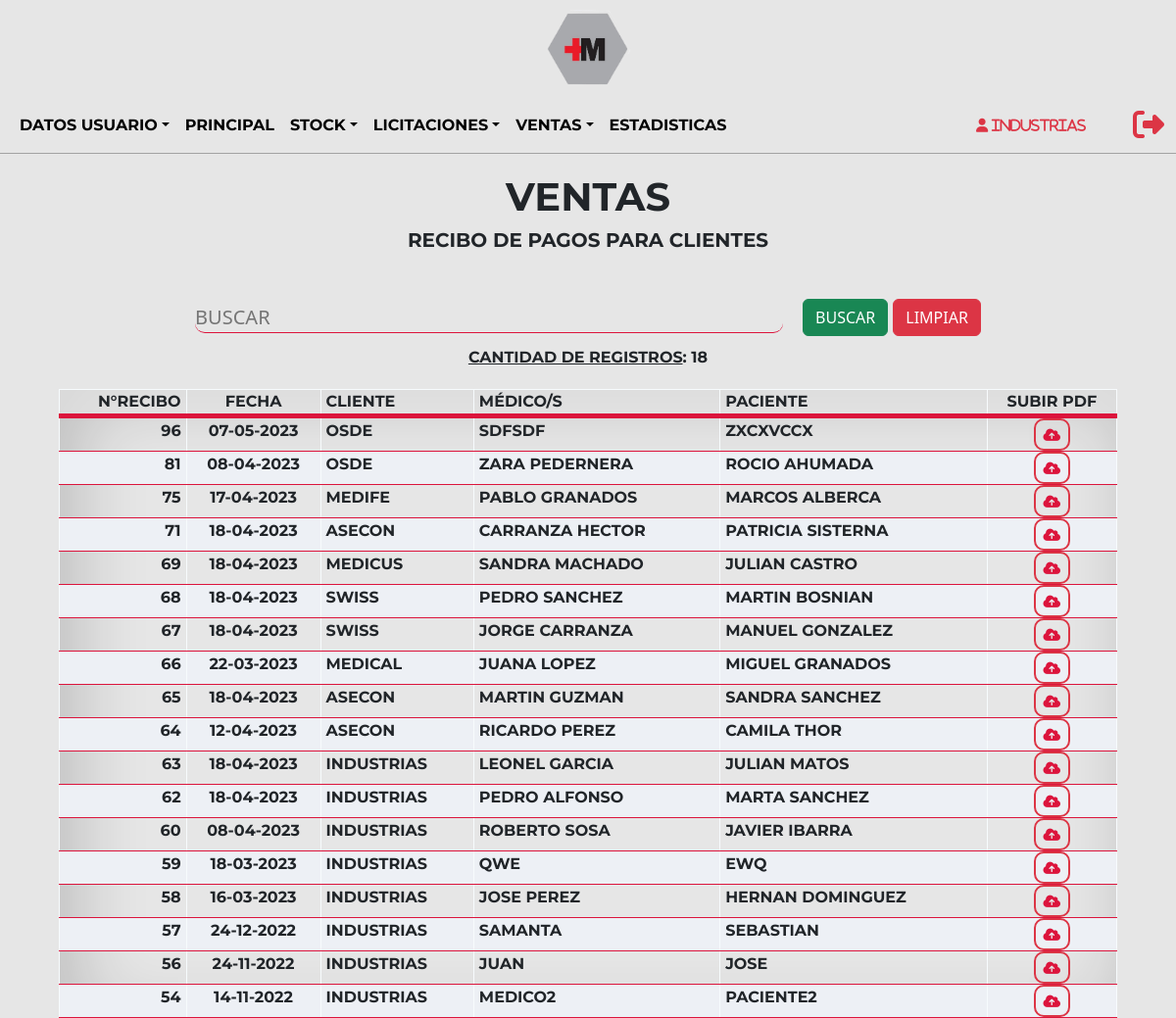
The page /Sistema/Ventas/recibo.php?ok (signed in) on the database its author committed.
### tables this page shows
CREATE TABLE `usuario` (
  `idUsuario` int(3) NOT NULL,
  `usuario` text NOT NULL,
  `contraseña` varchar(60) NOT NULL,
  `idRol` int(2) NOT NULL,
  `idTipoUsuario` int(10) NOT NULL,
  `nombre` varchar(100) NOT NULL,
  `correo` varchar(100) NOT NULL,
  `direccion` varchar(100) NOT NULL,
  `idEstadoUsuario` int(2) NOT NULL
);

CREATE TABLE `documento` (
  `idDocumento` int(3) NOT NULL,
  `idEstadoDocumento` int(3) NOT NULL
);

### Sistema/Ventas/recibo.php (the view, shortened to what this page needs)
<?php
include('../../Utils/conexion.php');
$iduser = $_SESSION['usuario'];
$sql = "SELECT idUsuario, usuario, idRol FROM usuario WHERE usuario='$iduser'";
$resultado = $datos_base->query($sql);
$row = $resultado->fetch_assoc();
$nom = $row['usuario'];
$idRol = $row['idRol'];
?>
<!DOCTYPE html>
<html lang="en">
<head>
    <link href="https://cdn.jsdelivr.net/npm/bootstrap@5.2.0-beta1/dist/css/bootstrap.min.css" rel="stylesheet">
    <link rel="stylesheet" type="text/css" href="../../Css/estilos.css"/>
</head>
<body>
    <?php include('../Layouts/ventasHeader.php'); ?>
    <main>
        <section class="ini">
            <div class="ini-tit">
                <?php
                if($idRol != $rolobra){?>
                    <h1>VENTAS</h1>
                <?php }else{?>
                    <h1>COMPRAS</h1>
                <?php }?>
                <h5>RECIBO DE PAGOS PARA CLIENTES</h5>
            </div>
            <div class="container">
                <form method="POST" action="./recibo.php">
                    <div class="form-grilla">
                        <div class="form-grilla-busc">
                            <input type="text" style="text-transform:uppercase;" name="buscar"  placeholder="Buscar" class="busc">
                        </div>
                        <div class="form-grilla-but">
                            <input class="btn btn-success" type="submit" name="btn2" value="BUSCAR"></input>
                            <input class="btn btn-danger" type="submit" name="btn1" value="LIMPIAR"></input>
                        </div>
                    </div>
                </form>
            </div>
            <?php
            if($idRol == $rolgerente OR $idRol == $roladmin)
            {
                    echo "<table>
                            <thead>
                                <tr>
                                    <th><p style='text-align:right; margin-right: 5px;'>N°RECIBO</p></th>
                                    <th><p>FECHA</p></th>
                                    <th><p style='text-align:left; margin-left: 5px;'>CLIENTE</p></th>
                                    <th><p style='text-align:left; margin-left: 5px;'>MÉDICO/S</p></th>
                                    <th><p style='text-align:left; margin-left: 5px;'>PACIENTE</p></th>
                                    <th><p>SUBIR PDF</p></th>
                                </tr>
                            </thead>
                        ";
                        if(isset($_POST['btn2']))
                                {
                                    $cantidad = 0;
                                    $doc = $_POST['buscar'];
                                    $consulta=mysqli_query($datos_base, "SELECT d.idDocumento, m.fecha, u.usuario, da.medico, da.paciente
                                    FROM documento d
                                    LEFT JOIN movimientodocumento AS m ON m.idDocumento = d.idDocumento
                                    LEFT JOIN datosdocumento AS da ON da.idDocumento = d.idDocumento
                                    LEFT JOIN usuario AS u ON u.idUsuario = da.idUsuario
                                    WHERE m.idEstadoDocumento = 10 AND (m.idDocumento LIKE '%$doc%' OR m.fecha LIKE '%$doc%' OR u.usuario LIKE '%$doc%' OR da.medico LIKE '%$doc%' OR da.paciente LIKE '%$doc%')
                                    GROUP BY d.idDocumento
                                    ORDER BY d.idDocumento DESC");
                                    while($listar = mysqli_fetch_array($consulta))
                                    {
                                        $cantidad++;
                                        $fec = date("d-m-Y", strtotime($listar['fecha']));
                                        $idd = $listar['idDocumento'];
                                        echo
                                        "
                                            <tr>
                                                <td><h4 style='font-size:16px;text-align: right; margin-right: 5px; '>".$listar['idDocumento']."</h4 ></td>
                                                <td><h4 style='font-size:16px;'>".$fec."</h4 ></td>
                                                <td><h4 style='font-size:16px;text-transform:uppercase;'>".$listar['usuario']."</h4 ></td>
                                                <td><h4 style='font-size:16px;text-transform:uppercase;'>".$listar['medico']."</h4 ></td>
                                                <td><h4 style='font-size:16px;text-transform:uppercase;'>".$listar['paciente']."</h4 ></td>
                                                <td class='text-center text-nowrap'><a href=./subirRecibo.php?no=".$listar['idDocumento']." class='btn btn-sm btn-outline-danger'><i class='fa-solid fa-cloud-arrow-up'></i></a></td>
                                            </tr>
                                      ";
                                    }
                                }
                                else{
                                    $cantidad = 0;
                                    $consulta=mysqli_query($datos_base, "SELECT d.idDocumento, m.fecha, u.usuario, da.medico, da.paciente
                                    FROM documento d
                                    LEFT JOIN movimientodocumento AS m ON m.idDocumento = d.idDocumento
                                    LEFT JOIN datosdocumento AS da ON da.idDocumento = d.idDocumento
                                    LEFT JOIN usuario AS u ON u.idUsuario = da.idUsuario
                                    WHERE m.idEstadoDocumento = 10
                                    GROUP BY d.idDocumento
                                    ORDER BY d.idDocumento DESC");
                                    while($listar = mysqli_fetch_array($consulta))
                                    {
                                        $cantidad++;
                                        $fec = date("d-m-Y", strtotime($listar['fecha']));
                                        echo
                                        "
                                            <tr>
                                                <td><h4 style='font-size:16px;text-align: right; margin-right: 5px; '>".$listar['idDocumento']."</h4 ></td>
                                                <td><h4 style='font-size:16px;'>".$fec."</h4 ></td>
                                                <td><h4 style='font-size:16px;text-transform:uppercase;text-align: left; margin-left: 5px;'>".$listar['usuario']."</h4 ></td>
                                                <td><h4 style='font-size:16px;text-transform:uppercase;text-align: left; margin-left: 5px;'>".$listar['medico']."</h4 ></td>
                                                <td><h4 style='font-size:16px;text-transform:uppercase;text-align: left; margin-left: 5px;'>".$listar['paciente']."</h4 ></td>
                                                <td class='text-center text-nowrap'><a href=./subirRecibo.php?no=".$listar['idDocumento']." class='btn btn-sm btn-outline-danger'><i class='fa-solid fa-cloud-arrow-up'></i></a></td>
                                            </tr>
                                      ";
                                    }
                                }
                                echo "<div style='margin-top:10px;'><p style='text-transform: uppercase;'><u>Cantidad de registros</u>: ".$cantidad."</p></div>";
                                echo "</table>";
                            }
                                    ?>
        </section>
    </main>
</body>
</html>

### Sistema/Layouts/ventasHeader.php (shortened to what this page needs)
<div class="cont-img">
        <a href="../principal.php" class="imagenb">
            <img src="../../Imagenes/c-titulo.png" alt="logo">
         </a>
    </div>
    <header class="hea-pri">
        <nav class="navbar navbar-expand-lg navbar-light">
            <div class="container-fluid navpri">
                <div class="collapse navbar-collapse" id="navbarNav">
                    <ul class="navbar-nav">
                    <li class="nav-item dropdown">
                            <a href="#" class="nav-link dropdown-toggle variacion" id="navbarDropdown" role="button" data-bs-toggle="dropdown" aria-expanded="false">Datos usuario</a>
                                <?php
                                    $rolgerente = 1;
                                    $roladmin = 2;
                                    $roldeposito = 3;
                                    $rolventas = 4;
                                    $rolobra = 5;
                                    $rolproveedor = 6;
                                ?>
                        </li>
                        <li class="nav-item">
                            <a href="../principal.php" class="nav-link variacion" aria-current="page">Principal</a>
                        </li>
                        <?php
                            if($idRol == $rolgerente OR $idRol == $roldeposito){
                        ?>
                        <li class="nav-item dropdown">
                            <a href="#" class="nav-link dropdown-toggle variacion" id="navbarDropdown" role="button" data-bs-toggle="dropdown" aria-expanded="false">Stock</a>
                        </li>
                        <?php
                            }
                        ?>
                        <?php
                            if($idRol == $rolgerente OR $idRol == $roladmin OR $idRol == $rolventas OR $idRol == $rolproveedor){
                        ?>
                        <li class="nav-item dropdown">
                            <a href="#" class="nav-link dropdown-toggle variacion" id="navbarDropdown" role="button" data-bs-toggle="dropdown" aria-expanded="false">Licitaciones</a>
                        </li>
                        <?php
                            }
                        ?>
                        <?php
                            if($idRol == $rolgerente OR $idRol == $roladmin OR $idRol == $rolobra){
                        ?>
                        <li class="nav-item dropdown">
                            <?php
                            if($idRol != $rolobra){?>
                            <a href="#" class="nav-link dropdown-toggle variacion" id="navbarDropdown" role="button" data-bs-toggle="dropdown" aria-expanded="false">VENTAS</a>
                            <?php }else{?>
                            <a href="#" class="nav-link dropdown-toggle variacion" id="navbarDropdown" role="button" data-bs-toggle="dropdown" aria-expanded="false">COMPRAS</a>
                            <?php }?>
                        </li>
                        <?php
                            }
                        ?>
                        <?php
                            if($idRol == $rolgerente OR $idRol == $roladmin){
                        ?>
                        <li class="nav-item">
                            <a href="../estadisticas.php" class="nav-link variacion" aria-current="page">Estadisticas</a>
                        </li>
                        <?php
                            }
                        ?>
                    </ul>
                </div>
                <div class="not-exit">
                    <div class="not-exit-name">
                        <p><i class="fa-solid fa-user" style="color: #dc3545;">&nbsp<?php echo $nom;?></i></p>
                    </div>
                   <div class="not-exit-exit">
                       <a href="../../Utils/salir.php">
                            <i class="fa-solid fa-right-from-bracket fa-2x" style="color: #dc3545;"></i>
                        </a>
                   </div>
                </div>
            </div>
        </nav>
    </header>

### Css/estilos.css (style rules this page uses)
* { margin: 0; padding: 0; box-sizing: border-box; scroll-behavior: smooth; }
html, body { background-color: #e6e6e6; height: 100%; margin: 0; display: flex; flex-direction: column; }
nav { font-family: 'Montserrat', sans-serif; }
h1, h2 { cursor: default; }
h1, h3, h4, h5, p { font-family: 'Montserrat', sans-serif; font-weight: bold; }
.hea-pri { border-bottom: 1px solid #a3a3a3; }
.variacion { text-decoration: none; background-image: linear-gradient(crimson, crimson); background-position: 0% 100%; background-repeat: no-repeat; background-size: 0% 2px; transition: background-size .4s; color: black; font-size: 16px; text-transform: uppercase; font-weight: bold; }
i { color: crimson; }
li { list-style: none; }
.cont-img { display: flex; justify-content: center; }
.imagenb { width: 100px; height: 100px; display: flex; justify-content: center; align-items: center; }
.imagenb img { width: 100%; }
.navpri { display: flex; justify-content: space-evenly; }
.not-exit { width: auto; display: flex; justify-content: center; align-items: center; flex-direction: row; gap: 5px; }
.ini { height: auto; display: flex; justify-content: center; align-items: center; flex-direction: column; }
.ini-tit { margin-top: 20px; margin-bottom: 40px; display: flex; justify-content: center; align-items: center; flex-direction: column; }
.form-grilla { display: flex; justify-content: center; flex-direction: row; }
.form-grilla-busc { display: flex; justify-content: center; align-items: center; }
.form-grilla-but { display: flex; justify-content: center; align-items: center; gap: 5px; }
.busc { min-width: 600px; margin-right: 20px; border-radius: 10px; font-size: 20px; background-color: transparent; border: none; border-bottom: 1px solid crimson; outline: none; }
table { margin-top: 20px; background-color: #dbe5e9; border-collapse: collapse; width: 90%; background-color: rgba(230, 230, 230, 0.65); box-shadow: 15px 6px 72px 4px rgba(0, 0, 0, 0.18) inset; -webkit-box-shadow: 15px 6px 72px 4px rgba(0, 0, 0, 0.18) inset; -moz-box-shadow: 15px 6px 72px 4px rgba(0, 0, 0, 0.18) inset; }
th, td { text-align: center; border: solid 1px #f7fbfd; border-bottom: solid 1px crimson; font-weight: bold; }
thead { background-color: rgba(230, 230, 230, 0.65); border-bottom: solid 5px crimson; width: 100%; }
tr:nth-child(even) { background-color: #edf0f5; }
.not-exit { min-width: 200px; height: 40px; display: flex; justify-content: center; align-items: center; gap: 40px; }
.not-exit-name { width: 100%; height: auto; cursor: default; display: flex; justify-content: center; align-items: center; font-size: 14px; }
.not-exit-exit { display: flex; justify-content: center; align-items: center; }
p { margin-bottom: 0rem; }
.btn-outline-danger { font-weight: bold; border-radius: 10px; border: 2px solid; }

### rows shown on the page
usuario: usuario "Industrias"
documento: idDocumento "96", fec "07-05-2023", usuario "OSDE", medico "SDFSDF", paciente "ZXCXVCCX"
documento: idDocumento "81", fec "08-04-2023", usuario "OSDE", medico "ZARA PEDERNERA", paciente "ROCIO AHUMADA"
documento: idDocumento "75", fec "17-04-2023", usuario "MEDIFE", medico "PABLO GRANADOS", paciente "MARCOS ALBERCA"
documento: idDocumento "71", fec "18-04-2023", usuario "ASECON", medico "CARRANZA HECTOR", paciente "PATRICIA SISTERNA"
documento: idDocumento "69", fec "18-04-2023", usuario "MEDICUS", medico "SANDRA MACHADO", paciente "JULIAN CASTRO"
documento: idDocumento "68", fec "18-04-2023", usuario "SWISS", medico "PEDRO SANCHEZ", paciente "MARTIN BOSNIAN"
documento: idDocumento "67", fec "18-04-2023", usuario "SWISS", medico "JORGE CARRANZA", paciente "MANUEL GONZALEZ"
documento: idDocumento "66", fec "22-03-2023", usuario "MEDICAL", medico "JUANA LOPEZ", paciente "MIGUEL GRANADOS"
documento: idDocumento "65", fec "18-04-2023", usuario "ASECON", medico "MARTIN GUZMAN", paciente "SANDRA SANCHEZ"
documento: idDocumento "64", fec "12-04-2023", usuario "ASECON", medico "RICARDO PEREZ", paciente "CAMILA THOR"
documento: idDocumento "63", fec "18-04-2023", usuario "INDUSTRIAS", medico "LEONEL GARCIA", paciente "JULIAN MATOS"
documento: idDocumento "62", fec "18-04-2023", usuario "INDUSTRIAS", medico "PEDRO ALFONSO", paciente "MARTA SANCHEZ"
documento: idDocumento "60", fec "08-04-2023", usuario "INDUSTRIAS", medico "ROBERTO SOSA", paciente "JAVIER IBARRA"
documento: idDocumento "59", fec "18-03-2023", usuario "INDUSTRIAS", medico "QWE", paciente "EWQ"
documento: idDocumento "58", fec "16-03-2023", usuario "INDUSTRIAS", medico "JOSE PEREZ", paciente "HERNAN DOMINGUEZ"
documento: idDocumento "57", fec "24-12-2022", usuario "INDUSTRIAS", medico "SAMANTA", paciente "SEBASTIAN"
documento: idDocumento "56", fec "24-11-2022", usuario "INDUSTRIAS", medico "JUAN", paciente "JOSE"
documento: idDocumento "54", fec "14-11-2022", usuario "INDUSTRIAS", medico "MEDICO2", paciente "PACIENTE2"

### other values the page prints
$cantidad "18"
